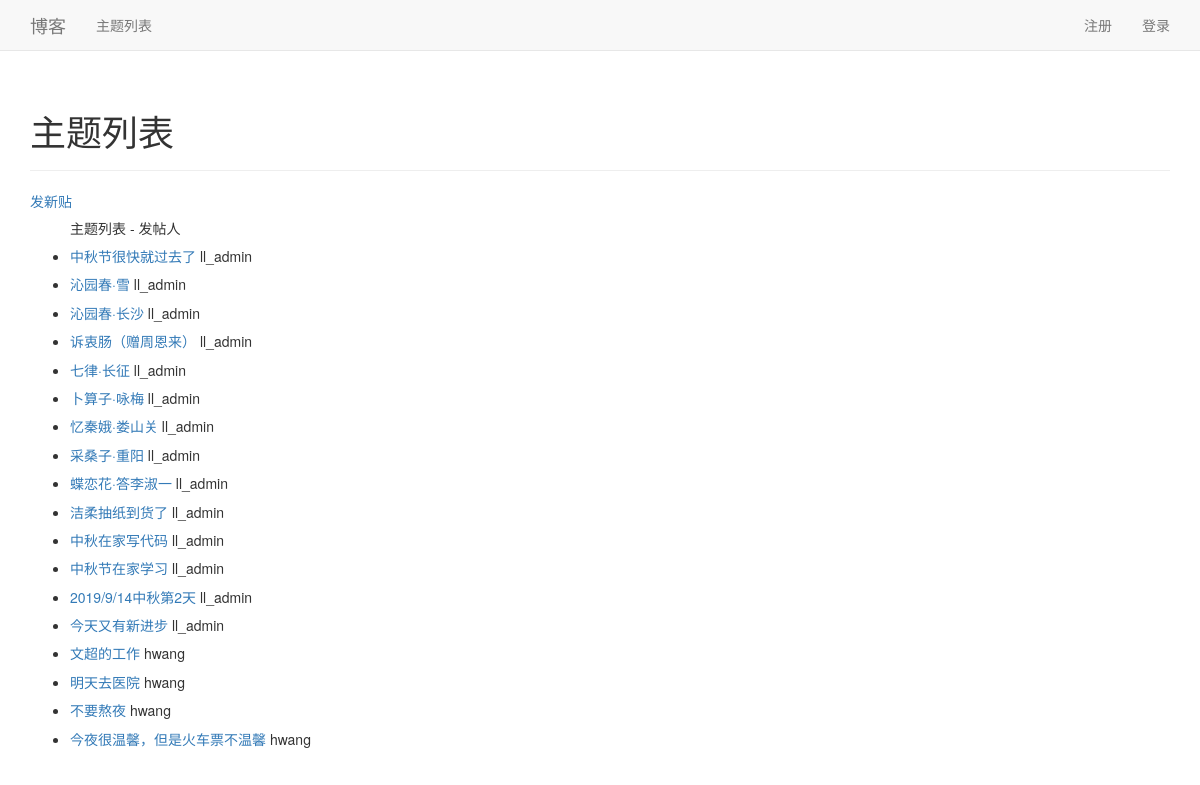
Page /topics/ on the committed database.
### blogs/models.py (models this page shows)
class BlogPost(models.Model):
    title = models.CharField(max_length=200)
    text = models.TextField()
    date_added = models.DateTimeField(auto_now_add=True)
    owner = models.ForeignKey(User, on_delete=models.PROTECT)
    def __str__(self):
        return self.title

### blogs/views.py (the view)
# urls.py: url(r'^topics/$', views.topics, name='topics'),
def topics(request):
    topics = BlogPost.objects.order_by('date_added')
    context = {'topics': topics}
    return render(request, 'blogs/topics.html', context)

### blogs/templates/blogs/topics.html
{% extends "blogs/base.html" %}
{% block header %}
  <h1>主题列表</h1>
{% endblock header %}
{% block content %}
  <a href="{% url 'blogs:new_topic' %}">发新贴</a>
  <ul>
    <h5>主题列表 - 发帖人</h5>
    {% for topic in topics %}
      <li>
        <h5>
          <a href="{% url 'blogs:topic' topic.id %}">{{ topic }}</a>
              {{ topic.owner }}
        </h5>
      </li>
    {% empty %}
      <li>还没有添加任何主题.</li>
    {% endfor %}
  </ul>
{% endblock content %}

### rows in the picture
BlogPost: title "中秋节很快就过去了", owner "ll_admin"
BlogPost: title "沁园春·雪", owner "ll_admin"
BlogPost: title "沁园春·长沙", owner "ll_admin"
BlogPost: title "诉衷肠（赠周恩来）", owner "ll_admin"
BlogPost: title "七律·长征", owner "ll_admin"
BlogPost: title "卜算子·咏梅", owner "ll_admin"
BlogPost: title "忆秦娥·娄山关", owner "ll_admin"
BlogPost: title "采桑子·重阳", owner "ll_admin"
BlogPost: title "蝶恋花·答李淑一", owner "ll_admin"
BlogPost: title "洁柔抽纸到货了", owner "ll_admin"
BlogPost: title "中秋在家写代码", owner "ll_admin"
BlogPost: title "中秋节在家学习", owner "ll_admin"
BlogPost: title "2019/9/14中秋第2天", owner "ll_admin"
BlogPost: title "今天又有新进步", owner "ll_admin"
BlogPost: title "文超的工作", owner "hwang"
BlogPost: title "明天去医院", owner "hwang"
BlogPost: title "不要熬夜", owner "hwang"
BlogPost: title "今夜很温馨，但是火车票不温馨", owner "hwang"
